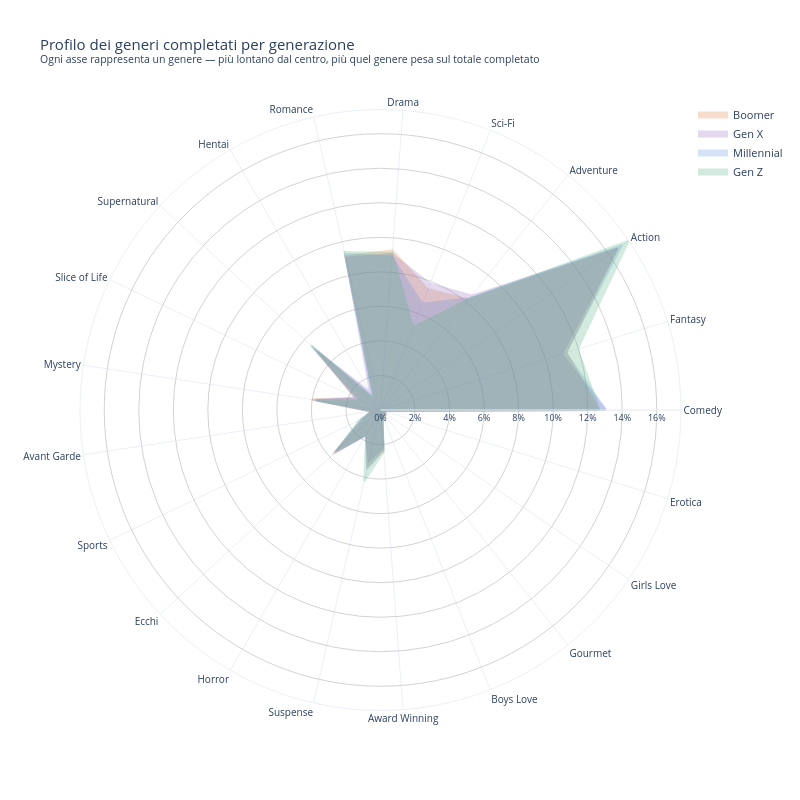

The notebook cell this image was saved under:
### Markdown cell above
## I gusti cambiano con l'età?

I Boomer e la Gen X hanno scoperto il medium in un'epoca di catalogo limitato, con titoli come Astro Boy, Lupin III. I Millennial sono cresciuti con Dragon Ball Z e Sailor Moon e la Gen Z con My Hero Academia e Demon Slayer. Sembra naturale ipotizzare che queste esperienze formative così diverse abbiano plasmato gusti strutturalmente differenti per ogni generazione.

Per testare questa ipotesi, abbiamo classificato gli utenti in quattro generazioni in base all'anno di nascita: Boomer (1946–1964), Gen X (1965–1980), Millennial (1981–1996), Gen Z (1997–2012) e abbiamo analizzato la distribuzione dei generi anime guardati da ciascun gruppo.

### Code cell
plot_generation_radar(ratings, profiles, details_ex, top_genres)

### Figure 1 — Plotly figure (JSON) as saved in the notebook; plotly's stock layout.template omitted (floating-point values rounded to 4 significant figures)
{"data": [{"fill": "toself", "fillcolor": "#e07b3a", "hovertemplate": "<b>Boomer</b><br>%{theta}: %{r:.2f}%<extra></extra>", "line": {"color": "#e07b3a", "width": 2}, "name": "Boomer", "opacity": 0.25, "r": [12.66, 11.27, 16.61, 8.181, 7.512, 9.274, 9.142, 0.6739, 5.19, 1.649, 4.034, 0.6143, 0.9238, 3.753, 1.593, 3.374, 2.375, 0.1971, 0.4489, 0.3672, 0.1576, 12.66], "theta": ["Comedy", "Fantasy", "Action", "Adventure", "Sci-Fi", "Drama", "Romance", "Hentai", "Supernatural", "Slice of Life", "Mystery", "Avant Garde", "Sports", "Ecchi", "Horror", "Suspense", "Award Winning", "Boys Love", "Gourmet", "Girls Love", "Erotica", "Comedy"], "type": "scatterpolar"}, {"fill": "toself", "fillcolor": "#8e6bbf", "hovertemplate": "<b>Gen X</b><br>%{theta}: %{r:.2f}%<extra></extra>", "line": {"color": "#8e6bbf", "width": 2}, "name": "Gen X", "opacity": 0.25, "r": [13.05, 11.0, 16.61, 8.484, 7.853, 9.062, 9.053, 1.226, 4.937, 1.594, 3.756, 0.5286, 1.148, 3.575, 1.695, 3.066, 2.162, 0.2743, 0.4023, 0.3642, 0.1627, 13.05], "theta": ["Comedy", "Fantasy", "Action", "Adventure", "Sci-Fi", "Drama", "Romance", "Hentai", "Supernatural", "Slice of Life", "Mystery", "Avant Garde", "Sports", "Ecchi", "Horror", "Suspense", "Award Winning", "Boys Love", "Gourmet", "Girls Love", "Erotica", "Comedy"], "type": "scatterpolar"}, {"fill": "toself", "fillcolor": "#5c8ee0", "hovertemplate": "<b>Millennial</b><br>%{theta}: %{r:.2f}%<extra></extra>", "line": {"color": "#5c8ee0", "width": 2}, "name": "Millennial", "opacity": 0.25, "r": [13.07, 11.24, 16.92, 8.276, 6.604, 8.901, 9.273, 0.9212, 5.41, 1.459, 3.942, 0.4583, 1.222, 3.632, 1.698, 3.499, 2.273, 0.3173, 0.3958, 0.3299, 0.1595, 13.07], "theta": ["Comedy", "Fantasy", "Action", "Adventure", "Sci-Fi", "Drama", "Romance", "Hentai", "Supernatural", "Slice of Life", "Mystery", "Avant Garde", "Sports", "Ecchi", "Horror", "Suspense", "Award Winning", "Boys Love", "Gourmet", "Girls Love", "Erotica", "Comedy"], "type": "scatterpolar"}, {"fill": "toself", "fillcolor": "#4caf7d", "hovertemplate": "<b>Gen Z</b><br>%{theta}: %{r:.2f}%<extra></extra>", "line": {"color": "#4caf7d", "width": 2}, "name": "Gen Z", "opacity": 0.25, "r": [12.69, 11.95, 17.4, 8.236, 5.149, 9.118, 9.378, 0.7323, 5.505, 1.237, 3.778, 0.4674, 1.366, 3.461, 1.651, 4.232, 2.429, 0.3143, 0.4542, 0.2656, 0.1758, 12.69], "theta": ["Comedy", "Fantasy", "Action", "Adventure", "Sci-Fi", "Drama", "Romance", "Hentai", "Supernatural", "Slice of Life", "Mystery", "Avant Garde", "Sports", "Ecchi", "Horror", "Suspense", "Award Winning", "Boys Love", "Gourmet", "Girls Love", "Erotica", "Comedy"], "type": "scatterpolar"}], "layout": {"polar": {"radialaxis": {"tickfont": {"size": 9}, "visible": true, "ticksuffix": "%", "gridcolor": "lightgrey"}, "angularaxis": {"tickfont": {"size": 10}}}, "title": {"font": {"size": 15}, "text": "Profilo dei generi completati per generazione<br><sup>Ogni asse rappresenta un genere — più lontano dal centro, più quel genere pesa sul totale completato</sup>"}, "legend": {"font": {"size": 11}}, "width": 800, "height": 800}}
